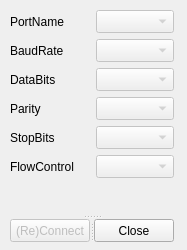
<?xml version="1.0" encoding="UTF-8"?>
<ui version="4.0">
 <class>CommPort</class>
 <widget class="QDialog" name="CommPort">
  <property name="geometry">
   <rect>
    <x>0</x>
    <y>0</y>
    <width>187</width>
    <height>250</height>
   </rect>
  </property>
  <property name="minimumSize">
   <size>
    <width>187</width>
    <height>250</height>
   </size>
  </property>
  <property name="maximumSize">
   <size>
    <width>187</width>
    <height>250</height>
   </size>
  </property>
  <property name="windowTitle">
   <string>Настройки комм. порта</string>
  </property>
  <property name="modal">
   <bool>false</bool>
  </property>
  <widget class="QSplitter" name="splitter_2">
   <property name="geometry">
    <rect>
     <x>10</x>
     <y>10</y>
     <width>164</width>
     <height>232</height>
    </rect>
   </property>
   <property name="orientation">
    <enum>Qt::Vertical</enum>
   </property>
   <widget class="QWidget" name="layoutWidget">
    <layout class="QFormLayout" name="formLayout">
     <item row="0" column="0">
      <widget class="QLabel" name="labelPortName">
       <property name="minimumSize">
        <size>
         <width>80</width>
         <height>23</height>
        </size>
       </property>
       <property name="maximumSize">
        <size>
         <width>16777215</width>
         <height>23</height>
        </size>
       </property>
       <property name="text">
        <string>PortName</string>
       </property>
      </widget>
     </item>
     <item row="0" column="1">
      <widget class="QComboBox" name="comboPortName">
       <property name="enabled">
        <bool>false</bool>
       </property>
       <property name="sizePolicy">
        <sizepolicy hsizetype="Expanding" vsizetype="Fixed">
         <horstretch>0</horstretch>
         <verstretch>0</verstretch>
        </sizepolicy>
       </property>
       <property name="minimumSize">
        <size>
         <width>30</width>
         <height>23</height>
        </size>
       </property>
       <property name="maximumSize">
        <size>
         <width>16777215</width>
         <height>23</height>
        </size>
       </property>
      </widget>
     </item>
     <item row="1" column="0">
      <widget class="QLabel" name="labelPortBaudRate">
       <property name="minimumSize">
        <size>
         <width>80</width>
         <height>23</height>
        </size>
       </property>
       <property name="maximumSize">
        <size>
         <width>16777215</width>
         <height>23</height>
        </size>
       </property>
       <property name="text">
        <string>BaudRate</string>
       </property>
      </widget>
     </item>
     <item row="1" column="1">
      <widget class="QComboBox" name="comboPortBaudRate">
       <property name="enabled">
        <bool>false</bool>
       </property>
       <property name="sizePolicy">
        <sizepolicy hsizetype="Expanding" vsizetype="Fixed">
         <horstretch>0</horstretch>
         <verstretch>0</verstretch>
        </sizepolicy>
       </property>
       <property name="minimumSize">
        <size>
         <width>30</width>
         <height>23</height>
        </size>
       </property>
       <property name="maximumSize">
        <size>
         <width>16777215</width>
         <height>23</height>
        </size>
       </property>
      </widget>
     </item>
     <item row="2" column="0">
      <widget class="QLabel" name="labelPortDataBits">
       <property name="minimumSize">
        <size>
         <width>80</width>
         <height>23</height>
        </size>
       </property>
       <property name="maximumSize">
        <size>
         <width>16777215</width>
         <height>23</height>
        </size>
       </property>
       <property name="text">
        <string>DataBits</string>
       </property>
      </widget>
     </item>
     <item row="2" column="1">
      <widget class="QComboBox" name="comboPortDataBits">
       <property name="enabled">
        <bool>false</bool>
       </property>
       <property name="sizePolicy">
        <sizepolicy hsizetype="Expanding" vsizetype="Fixed">
         <horstretch>0</horstretch>
         <verstretch>0</verstretch>
        </sizepolicy>
       </property>
       <property name="minimumSize">
        <size>
         <width>30</width>
         <height>23</height>
        </size>
       </property>
       <property name="maximumSize">
        <size>
         <width>16777215</width>
         <height>23</height>
        </size>
       </property>
      </widget>
     </item>
     <item row="3" column="0">
      <widget class="QLabel" name="labelPortParity">
       <property name="minimumSize">
        <size>
         <width>80</width>
         <height>23</height>
        </size>
       </property>
       <property name="maximumSize">
        <size>
         <width>16777215</width>
         <height>23</height>
        </size>
       </property>
       <property name="text">
        <string>Parity</string>
       </property>
      </widget>
     </item>
     <item row="3" column="1">
      <widget class="QComboBox" name="comboPortParity">
       <property name="enabled">
        <bool>false</bool>
       </property>
       <property name="sizePolicy">
        <sizepolicy hsizetype="Expanding" vsizetype="Fixed">
         <horstretch>0</horstretch>
         <verstretch>0</verstretch>
        </sizepolicy>
       </property>
       <property name="minimumSize">
        <size>
         <width>30</width>
         <height>23</height>
        </size>
       </property>
       <property name="maximumSize">
        <size>
         <width>16777215</width>
         <height>23</height>
        </size>
       </property>
      </widget>
     </item>
     <item row="4" column="0">
      <widget class="QLabel" name="labelPortStopBits">
       <property name="minimumSize">
        <size>
         <width>80</width>
         <height>23</height>
        </size>
       </property>
       <property name="maximumSize">
        <size>
         <width>16777215</width>
         <height>23</height>
        </size>
       </property>
       <property name="text">
        <string>StopBits</string>
       </property>
      </widget>
     </item>
     <item row="4" column="1">
      <widget class="QComboBox" name="comboPortStopBits">
       <property name="enabled">
        <bool>false</bool>
       </property>
       <property name="sizePolicy">
        <sizepolicy hsizetype="Expanding" vsizetype="Fixed">
         <horstretch>0</horstretch>
         <verstretch>0</verstretch>
        </sizepolicy>
       </property>
       <property name="minimumSize">
        <size>
         <width>30</width>
         <height>23</height>
        </size>
       </property>
       <property name="maximumSize">
        <size>
         <width>16777215</width>
         <height>23</height>
        </size>
       </property>
      </widget>
     </item>
     <item row="5" column="0">
      <widget class="QLabel" name="labelPortFlowControl">
       <property name="minimumSize">
        <size>
         <width>80</width>
         <height>23</height>
        </size>
       </property>
       <property name="maximumSize">
        <size>
         <width>16777215</width>
         <height>23</height>
        </size>
       </property>
       <property name="text">
        <string>FlowControl</string>
       </property>
      </widget>
     </item>
     <item row="5" column="1">
      <widget class="QComboBox" name="comboPortFlowControl">
       <property name="enabled">
        <bool>false</bool>
       </property>
       <property name="sizePolicy">
        <sizepolicy hsizetype="Expanding" vsizetype="Fixed">
         <horstretch>0</horstretch>
         <verstretch>0</verstretch>
        </sizepolicy>
       </property>
       <property name="minimumSize">
        <size>
         <width>30</width>
         <height>23</height>
        </size>
       </property>
       <property name="maximumSize">
        <size>
         <width>16777215</width>
         <height>23</height>
        </size>
       </property>
      </widget>
     </item>
    </layout>
   </widget>
   <widget class="QSplitter" name="splitter">
    <property name="orientation">
     <enum>Qt::Horizontal</enum>
    </property>
    <widget class="QPushButton" name="buttonPortReConnect">
     <property name="enabled">
      <bool>false</bool>
     </property>
     <property name="sizePolicy">
      <sizepolicy hsizetype="Fixed" vsizetype="Fixed">
       <horstretch>0</horstretch>
       <verstretch>0</verstretch>
      </sizepolicy>
     </property>
     <property name="minimumSize">
      <size>
       <width>80</width>
       <height>23</height>
      </size>
     </property>
     <property name="maximumSize">
      <size>
       <width>80</width>
       <height>23</height>
      </size>
     </property>
     <property name="text">
      <string>(Re)Connect</string>
     </property>
     <property name="checkable">
      <bool>true</bool>
     </property>
    </widget>
    <widget class="QPushButton" name="buttonPortClose">
     <property name="enabled">
      <bool>true</bool>
     </property>
     <property name="sizePolicy">
      <sizepolicy hsizetype="Fixed" vsizetype="Fixed">
       <horstretch>0</horstretch>
       <verstretch>0</verstretch>
      </sizepolicy>
     </property>
     <property name="minimumSize">
      <size>
       <width>80</width>
       <height>23</height>
      </size>
     </property>
     <property name="maximumSize">
      <size>
       <width>80</width>
       <height>23</height>
      </size>
     </property>
     <property name="text">
      <string>Close</string>
     </property>
    </widget>
   </widget>
  </widget>
 </widget>
 <resources/>
 <connections/>
</ui>
